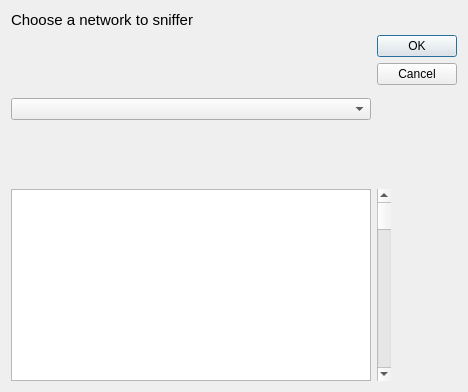
<?xml version="1.0" encoding="UTF-8"?>
<ui version="4.0">
 <class>NetworkChoice</class>
 <widget class="QDialog" name="NetworkChoice">
  <property name="geometry">
   <rect>
    <x>0</x>
    <y>0</y>
    <width>468</width>
    <height>392</height>
   </rect>
  </property>
  <property name="windowTitle">
   <string>Choose Net</string>
  </property>
  <layout class="QGridLayout" name="gridLayout">
   <item row="2" column="1">
    <widget class="QDialogButtonBox" name="buttonBox">
     <property name="orientation">
      <enum>Qt::Vertical</enum>
     </property>
     <property name="standardButtons">
      <set>QDialogButtonBox::Cancel|QDialogButtonBox::Ok</set>
     </property>
    </widget>
   </item>
   <item row="1" column="0">
    <widget class="QLabel" name="label">
     <property name="font">
      <font>
       <pointsize>11</pointsize>
      </font>
     </property>
     <property name="text">
      <string>Choose a network to sniffer</string>
     </property>
     <property name="textFormat">
      <enum>Qt::RichText</enum>
     </property>
    </widget>
   </item>
   <item row="3" column="0">
    <widget class="QTextBrowser" name="IPinfoView">
     <property name="font">
      <font>
       <pointsize>11</pointsize>
      </font>
     </property>
    </widget>
   </item>
   <item row="2" column="0">
    <widget class="QComboBox" name="choiceBox"/>
   </item>
   <item row="3" column="1">
    <widget class="QScrollBar" name="verticalScrollBar">
     <property name="orientation">
      <enum>Qt::Vertical</enum>
     </property>
    </widget>
   </item>
  </layout>
 </widget>
 <resources/>
 <connections>
  <connection>
   <sender>buttonBox</sender>
   <signal>accepted()</signal>
   <receiver>NetworkChoice</receiver>
   <slot>accept()</slot>
   <hints>
    <hint type="sourcelabel">
     <x>248</x>
     <y>254</y>
    </hint>
    <hint type="destinationlabel">
     <x>157</x>
     <y>274</y>
    </hint>
   </hints>
  </connection>
  <connection>
   <sender>buttonBox</sender>
   <signal>rejected()</signal>
   <receiver>NetworkChoice</receiver>
   <slot>reject()</slot>
   <hints>
    <hint type="sourcelabel">
     <x>316</x>
     <y>260</y>
    </hint>
    <hint type="destinationlabel">
     <x>286</x>
     <y>274</y>
    </hint>
   </hints>
  </connection>
 </connections>
</ui>
